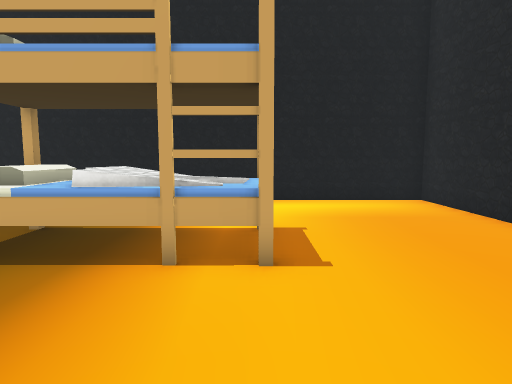
view 1 (above)

24 first-person views from a walk through a Unity game level. The camera is 1.5 m above the floor, tilts 6° down and sees 75° across. The floor is counted in squares, 1 m on a side. Each view is taken from the middle of a square. On the plan, view 1 faces up. The plan holds only what a view shows up to about 15 squares ahead; the rest is blank. The place goes on beyond the plan. Some surface patterns are stand-ins.

view 2
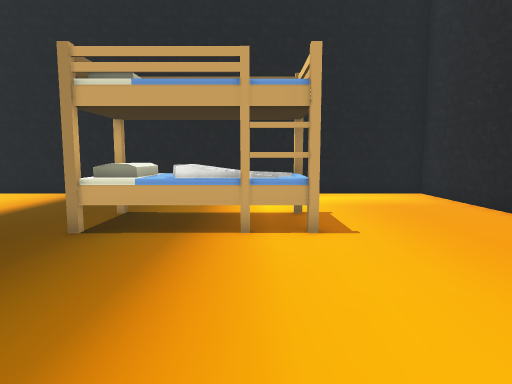

view 3
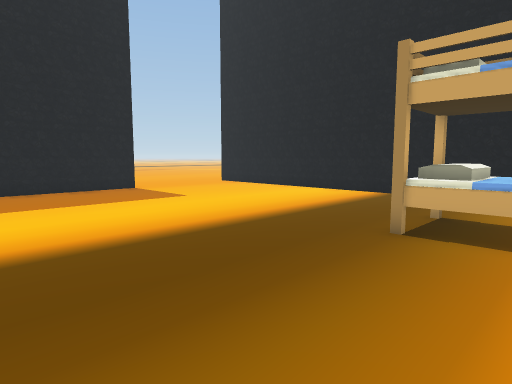

view 4
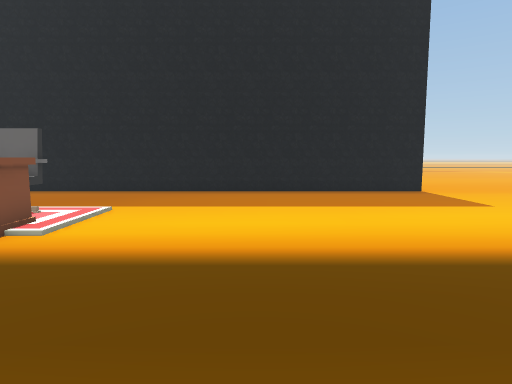

view 5
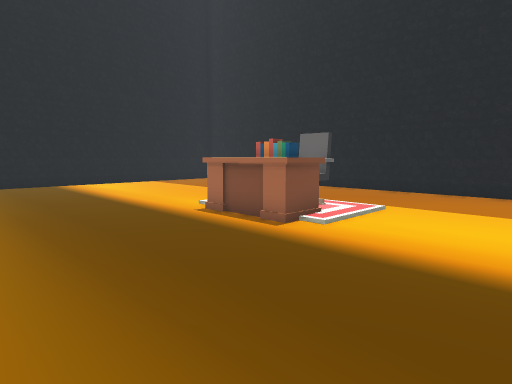

view 6
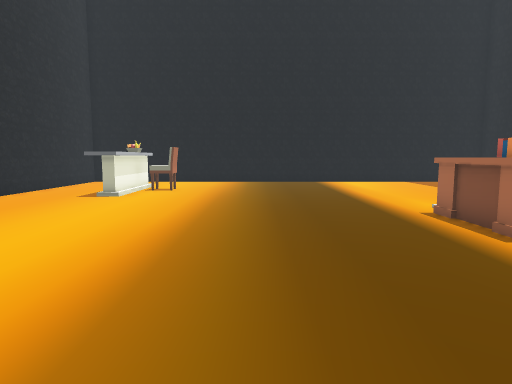

view 7
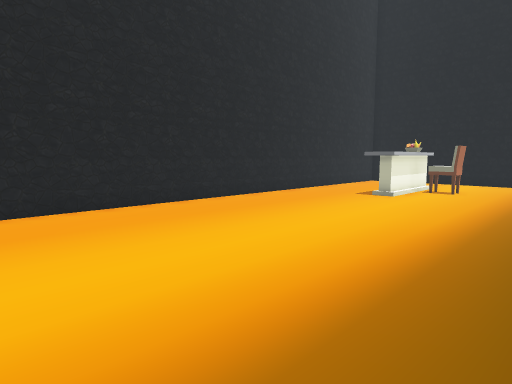

view 8
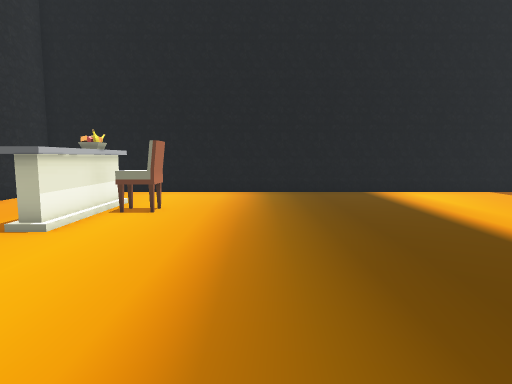

view 9
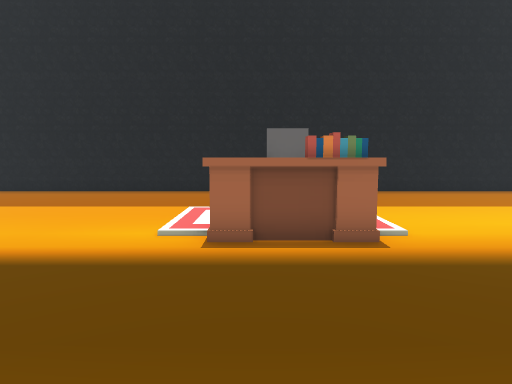

view 10
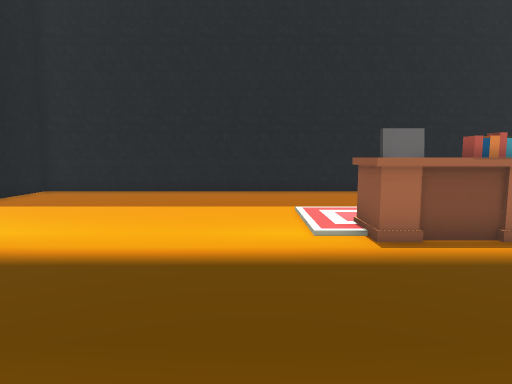

view 11
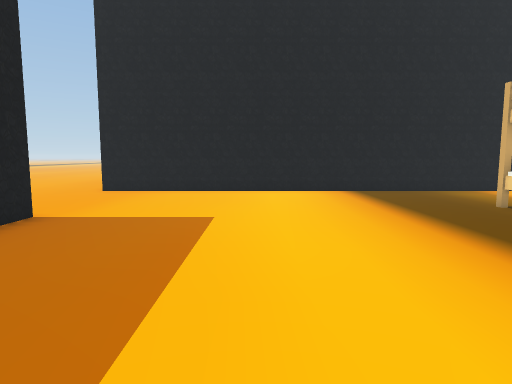

view 12
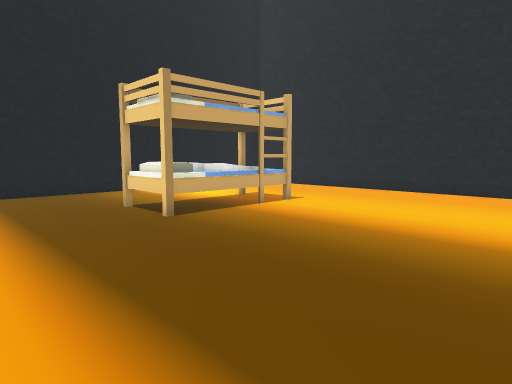

view 13
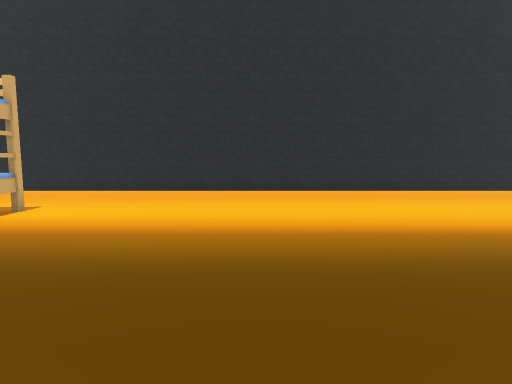

view 14
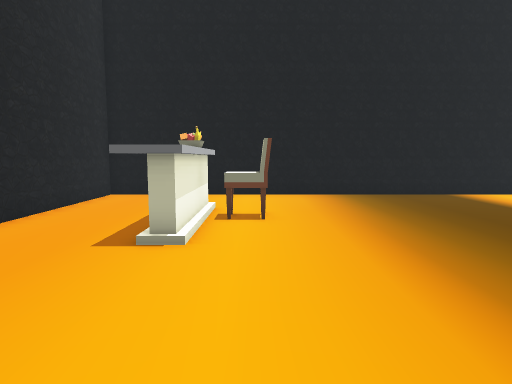

view 15
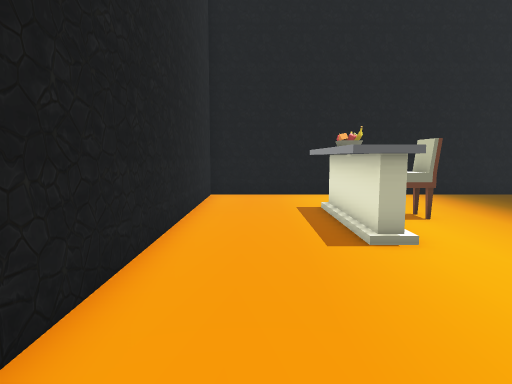

view 16
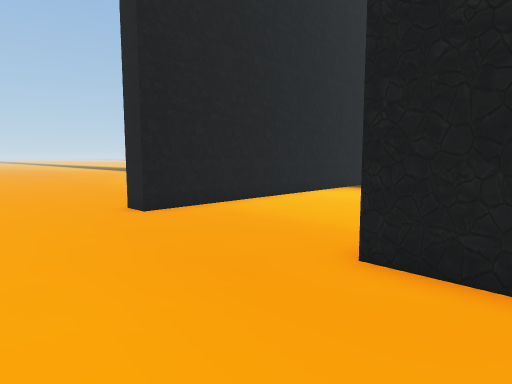

view 17
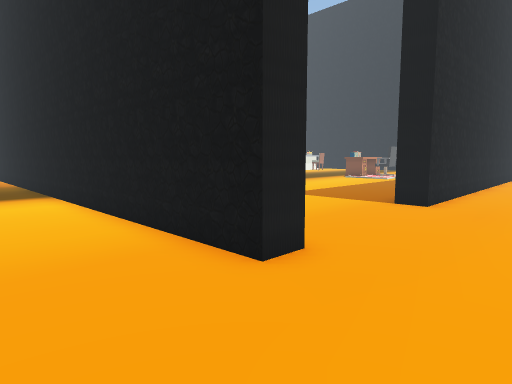

view 18
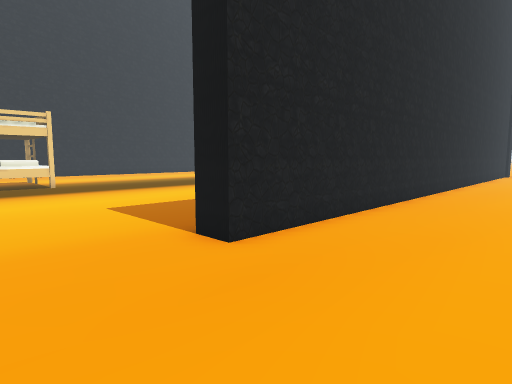

view 19
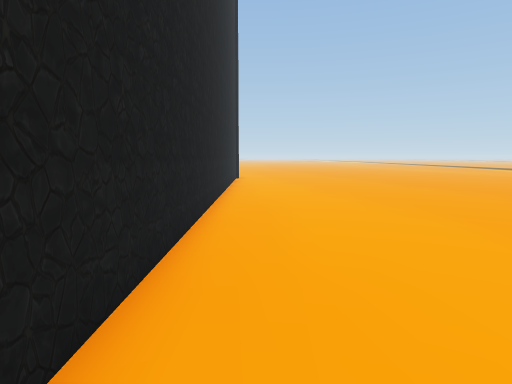

view 20
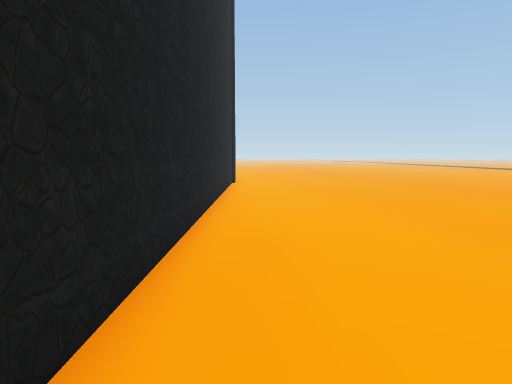

view 21
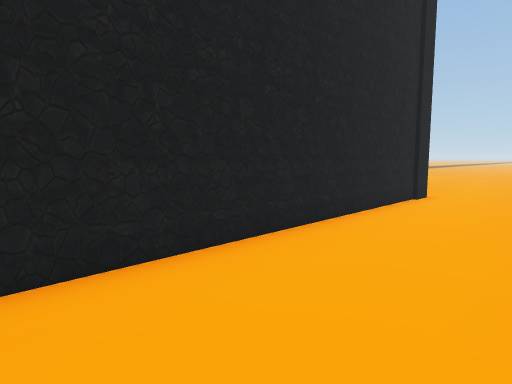

view 22
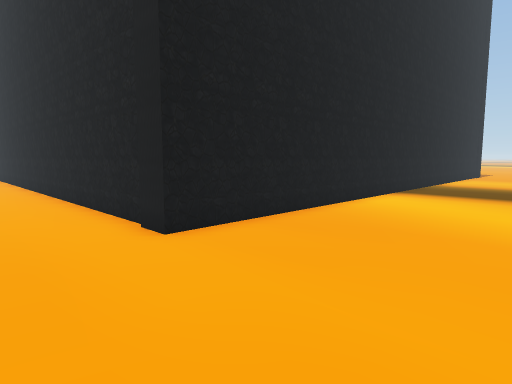

view 23
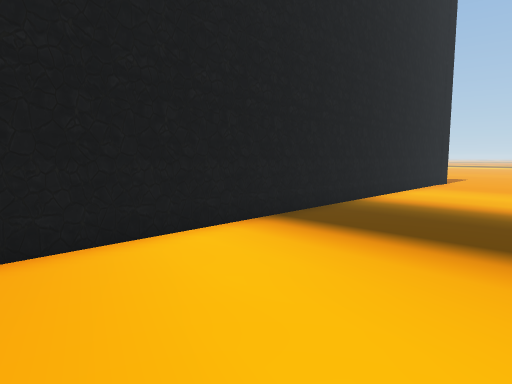

view 24
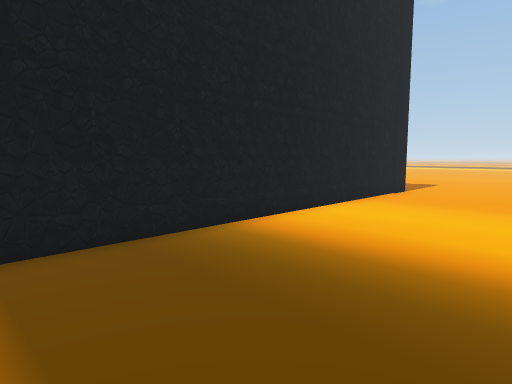

### Floor plan
Points are (right, up) in squares from view 1. A wall is a line through its corners. A room is listed if a view was taken in it or the views show most of it. See-through windows are left out.
Room 1 (views 1, 2, 3, 4, 5, 6, 7, 8, 9, 10, 11, 12, 13, 14, 15, 16, 17, 18, 19, 20, 21, 22, 23, 24)
walls: (-0.5, 5) (-1.6, 4.9); (-0.5, 5.4) (-1.5, 5.5); (-18.6, -22.4) (-18.6, 5.3) (-17.6, 5.3) (-17.6, -21.3) (5.8, -21.3) (5.8, 11.6) (-18.9, 11.6); (-18.6, 11.6) (-18.6, 12.6); (7.1, -22.3) (-18.9, -22.3); (-18.9, 12.6) (-4, 12.6)
objects: rug (-12, -9) to (-11, -8); desk (-10, -10) to (-9, -7); books (-9, -8) to (-9, -7); bed (-5, 5) to (0, 7); chair (0, -17) to (1, -16); other object (1, -18) to (2, -14)

Where each view was taken, in squares from view 1:
view 1: 0 up, 0 right, facing up
view 2: 2 down, 1 left, facing up
view 3: 2 down, 2 left, facing up-left
view 4: 2 down, 3 left, facing left
view 5: 2 down, 3 left, facing down-left
view 6: 1 down, 4 left, facing down
view 7: 1 down, 4 left, facing down-right
view 8: 7 down, 3 left, facing down
view 9: 9 down, 3 left, facing left
view 10: 12 down, 3 left, facing left
view 11: 3 down, 12 left, facing up
view 12: 3 down, 9 left, facing up-right
view 13: 2 down, 9 left, facing right
view 14: 8 down, 0 right, facing down
view 15: 8 down, 4 right, facing down
view 16: 3 up, 23 left, facing up-right
view 17: 16 up, 22 left, facing down-right
view 18: 9 up, 23 left, facing down-right
view 19: 2 up, 20 left, facing down
view 20: 2 down, 20 left, facing down
view 21: 9 down, 23 left, facing down-right
view 22: 28 down, 22 left, facing up-right
view 23: 28 down, 14 left, facing up-right
view 24: 28 down, 8 left, facing up-right
